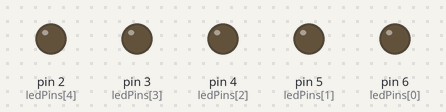
The sketch below on a simulated Arduino Uno, built with avr-gcc and run on an emulated ATmega328P. Parts: output pins drawn as LEDs (lit = HIGH).

Above: at 0.2 s.
At 2.7 s:
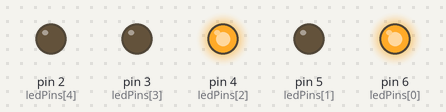
At 5.2 s:
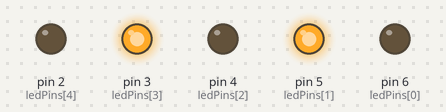
At 10.2 s:
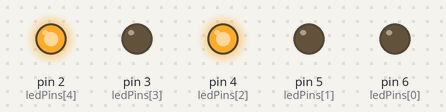
At 15.2 s:
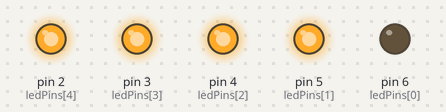
At 20.2 s:
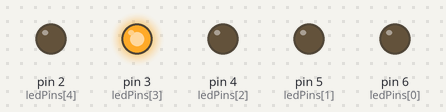
Timing chart, 0 to 20.8 s (numbered marks = the images above):
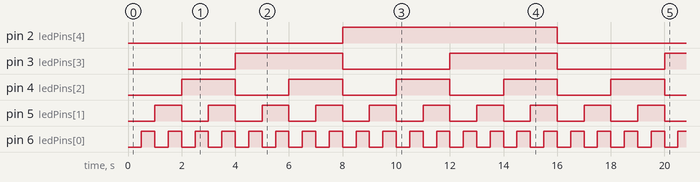

Measured:
- by itself, pin 2 (ledPins[4]): alternates HIGH for 8.0 s and LOW for 8.0 s
- by itself, pin 3 (ledPins[3]): alternates HIGH for 4.0 s and LOW for 4.0 s
- by itself, pin 4 (ledPins[2]): alternates HIGH for 2.0 s and LOW for 2.0 s
- by itself, pin 5 (ledPins[1]): alternates HIGH for 1.0 s and LOW for 1.0 s
- by itself, pin 6 (ledPins[0]): alternates HIGH for 0.50 s and LOW for 0.50 s

The sketch:

code.ino
```cpp
const int ledPins[] = {6, 5, 4, 3, 2};
const int numOfLeds = sizeof(ledPins) / sizeof(ledPins[0]);

int INCREMENT_VALUE = 1; // increment value
int WAIT_TIME = 500;     // wait time in milliseconds

int counterValue = 0;

void setup() {
  // set pin modes
  for (int i = 0; i < numOfLeds; i++) {
    pinMode(ledPins[i], OUTPUT);
  }
}

void loop() {
  displayCounter(counterValue);
  counterValue = (counterValue + INCREMENT_VALUE) % 32;
  delay(WAIT_TIME);
}

// display the current counter value on the LEDs
void displayCounter(int value) {
  // iterate through the LEDs
  for (int i = 0; i < numOfLeds; i++) {
    // if binary value has 1 at i-th position, turn on the LED
 	if (value & (1 << i)) {
      digitalWrite(ledPins[i], HIGH);
    } else {
      digitalWrite(ledPins[i], LOW);
    }
  }
}
```
